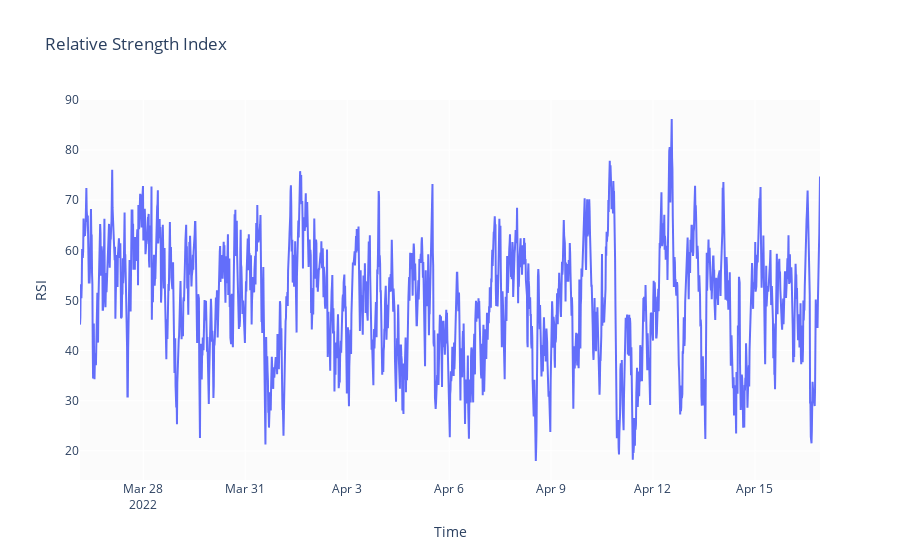

Notebook code cell kept with this figure:
### Markdown cell above
### RSI to predict if the coin is overbought or over sold

### Code cell
fig = go.Figure(go.Scatter(x=btc_df.time, y=btc_df.RSI, name='RSI'))
fig.update_layout(
    title='Relative Strength Index',
    xaxis_title='Time',
    yaxis_title='RSI'
    )
fig.show()
fig.write_image(f'images/{img_name}RSI.png')

### Figure 1 — Plotly figure (JSON) as saved in the notebook; plotly's stock layout.template omitted (floating-point values rounded to 4 significant figures; data arrays with more than 128 entries replaced by an {"elided": "..."} marker saying what was removed)
{"data": [{"name": "RSI", "type": "scatter", "x": {"elided": "2092 str values"}, "y": {"elided": "2092 float values"}}], "layout": {"autosize": true, "title": {"text": "Relative Strength Index"}, "xaxis": {"autorange": true, "range": ["2022-03-26 03:15", "2022-04-16 22:00"], "title": {"text": "Time"}, "type": "date"}, "yaxis": {"autorange": true, "range": [14.19, 89.99], "title": {"text": "RSI"}, "type": "linear"}}}
